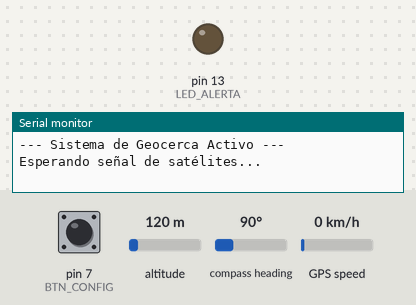
Recording of a sketch running on a simulated Arduino Uno, built with avr-gcc and run on an emulated ATmega328P. Parts: output pins drawn as LEDs (lit = HIGH), the last lines printed to the serial monitor. Dashed ring = blinking. The inputs (shaded band) are chosen by the test bench; at power-on: pin 7 (BTN_CONFIG) HIGH, altitude 120 m, compass heading 90°, GPS speed 0 km/h. The GPS gets a fix after 3 s at 37.7749, -122.4194 with 8 satellites.

Above: at 1.2 s.
1.3 s: pin 7 (BTN_CONFIG) pulled LOW for 3.2 s
At 3.09 s:
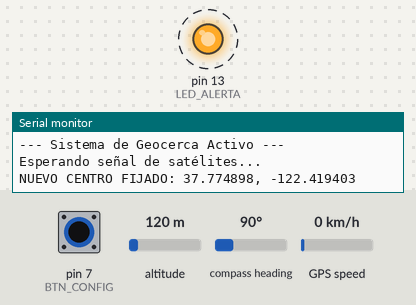
6.0 s: pin 7 (BTN_CONFIG) pulled LOW for 0.15 s
At 8.1 s:
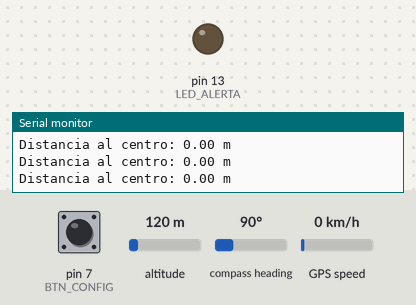
10.2 s: pin 7 (BTN_CONFIG) pulled LOW for 1 s
At 10.51 s:
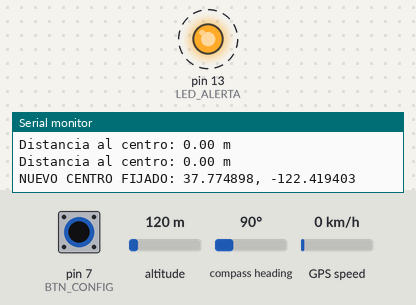
15.3 s: pin 7 (BTN_CONFIG) pulsed LOW 2 times (0.12 s each, 0.3 s apart)
At 15.6 s:
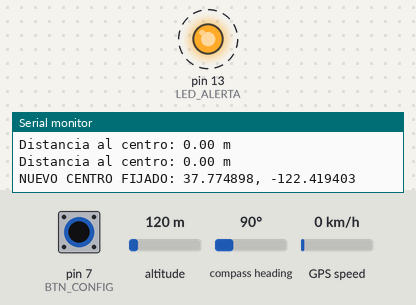
20.0 s: pin 7 (BTN_CONFIG) pulsed LOW 5 times (0.12 s each, 0.3 s apart)
At 20.29 s:
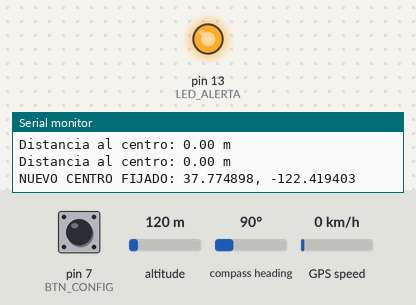
Timing chart, 0 to 23.7 s (numbered marks = the images above; inputs shaded):
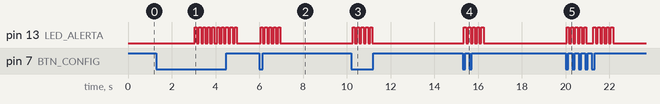

Measured:
- after the input at 1.3 s, pin 13 (LED_ALERTA): alternates HIGH for 0.10 s and LOW for 0.10 s, 20 changes in all, then stays LOW, starting after 1.7 s
- after the input at 6.0 s, pin 13 (LED_ALERTA): alternates HIGH for 0.10 s and LOW for 0.10 s, 10 changes in all, then stays LOW, starting after 0.06 s
- after the input at 10.2 s, pin 13 (LED_ALERTA): alternates HIGH for 0.10 s and LOW for 0.10 s, 10 changes in all, then stays LOW, starting after 0.07 s
- after the input at 15.3 s, pin 13 (LED_ALERTA): alternates HIGH for 0.10 s and LOW for 0.10 s, 10 changes in all, then stays LOW, starting after 0.05 s
- after the input at 20.0 s, pin 13 (LED_ALERTA): goes 4 × (HIGH 0.10 s, LOW 0.10 s), HIGH 0.10 s, LOW 0.33 s, 4 × (HIGH 0.10 s, LOW 0.10 s), HIGH 0.10 s, then LOW, starting after 0.05 s

The sketch:

GEOCERCAS.ino
```cpp
#include <TinyGPSPlus.h>
#include <SoftwareSerial.h>

// Configuramos el hardware. Recordar que RX->TX y viceversa
const int GPS_RX = 4;
const int GPS_TX = 3;
const int LED_ALERTA = 13;
const int BTN_CONFIG = 7;

// Establecemos el radio limite de la geocerca, en este caso 30 metros
const double RADIO_LIMITE = 30.0; // Metros

TinyGPSPlus gps;
SoftwareSerial ss(GPS_RX, GPS_TX);

double latitudBase, longitudBase;
bool geocercaActiva = false;

void setup() {
  Serial.begin(9600);
  ss.begin(9600);

  pinMode(LED_ALERTA, OUTPUT);
  pinMode(BTN_CONFIG, INPUT_PULLUP);

  Serial.println(F("--- Sistema de Geocerca Activo ---"));
  Serial.println(F("Esperando señal de satélites..."));
}

void loop() {
  // Alimentamos el GPS con los datos del puerto serie
  while (ss.available() > 0) {
    gps.encode(ss.read());
  }

  // Operará cuando el GPs tenga una posición valida.
  if (gps.location.isValid()) {

    verificarBoton();

    if (geocercaActiva) {
      procesarGeocerca();
    } else {
      // Parpadeo lentamente indicando que el GPS está listo pero sin centro definido
      digitalWrite(LED_ALERTA, (millis() / 500) % 2);
    }
  }
}

void verificarBoton() {
  // Si se presiona el botón, se establece (o redefine) el centro, así tendremos el punto de referencia para tomar el radio de 30 metros
  if (digitalRead(BTN_CONFIG) == LOW) {
    latitudBase = gps.location.lat();
    longitudBase = gps.location.lng();
    geocercaActiva = true;

    Serial.print(F("NUEVO CENTRO FIJADO: "));
    Serial.print(latitudBase, 6);
    Serial.print(F(", "));
    Serial.println(longitudBase, 6);

    for(int i=0; i<5; i++){
      digitalWrite(LED_ALERTA, HIGH); delay(100);
      digitalWrite(LED_ALERTA, LOW); delay(100);
    }
  }
}

void procesarGeocerca() {
  // Usamos la función nativa de la librería para calcular distancia (en.ugar de implementar a mano el algoritmo de haversine)
  double distanciaActual = TinyGPSPlus::distanceBetween(
    gps.location.lat(),
    gps.location.lng(),
    latitudBase,
    longitudBase
  );

  Serial.print(F("Distancia al centro: "));
  Serial.print(distanciaActual);
  Serial.println(F(" m"));

  // Lógica de la alerta
  if (distanciaActual > RADIO_LIMITE) {
    digitalWrite(LED_ALERTA, HIGH); // FUERA DE RANGO
  } else {
    digitalWrite(LED_ALERTA, LOW);  // DENTRO DE RANGO
  }
}
```
